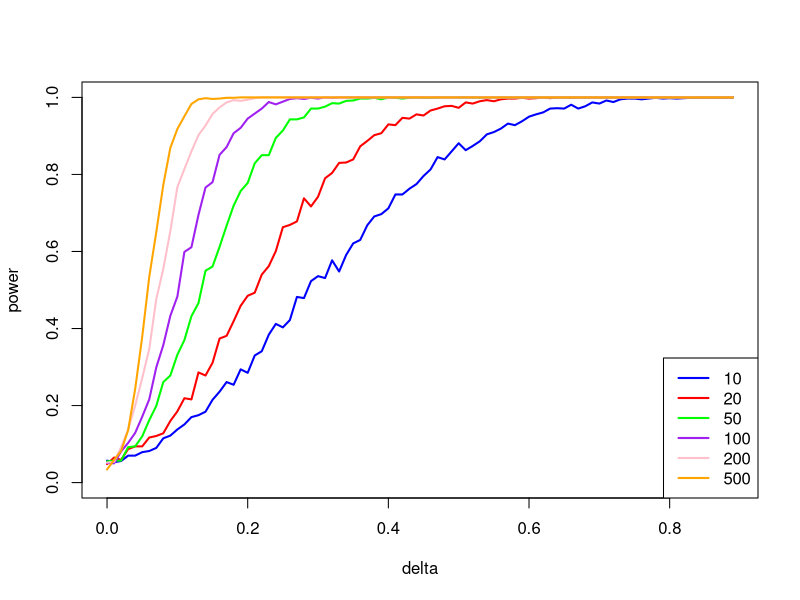

R code for this plot:
##results for 2-version DMDs, sudden change at last verions;
x <- (0:89)/100
y_10 <- c( 0.059, 0.046, 0.058, 0.058, 0.076, 0.074, 0.101, 0.094, 0.109, 0.112, 0.126, 0.145, 0.162, 0.192, 0.186, 0.211, 0.222, 0.246, 0.286, 0.287, 0.319, 0.352, 0.36, 0.36, 0.373, 0.416, 0.432, 0.447, 0.44, 0.5, 0.493, 0.523, 0.563, 0.578, 0.6, 0.629, 0.655, 0.644, 0.686, 0.709, 0.701, 0.719, 0.752, 0.763, 0.77, 0.805, 0.792, 0.841, 0.826, 0.863, 0.864, 0.866, 0.89, 0.89, 0.903, 0.908, 0.929, 0.928, 0.941, 0.951, 0.947, 0.961, 0.963, 0.968, 0.971, 0.979, 0.979, 0.977, 0.985, 0.987, 0.991, 0.987, 0.987, 0.997, 0.996, 0.998, 1, 0.99, 0.997, 0.999, 0.999, 1, 0.999, 1, 1, 1, 1, 1, 1, 1 )
y_20 <- c( 0.048, 0.049, 0.083, 0.069, 0.081, 0.091, 0.1, 0.126, 0.14, 0.171, 0.188, 0.2, 0.252, 0.302, 0.313, 0.339, 0.342, 0.379, 0.433, 0.493, 0.494, 0.5, 0.539, 0.602, 0.63, 0.622, 0.637, 0.708, 0.701, 0.766, 0.77, 0.792, 0.798, 0.832, 0.858, 0.857, 0.873, 0.876, 0.905, 0.899, 0.931, 0.919, 0.942, 0.951, 0.944, 0.967, 0.959, 0.97, 0.975, 0.979, 0.991, 0.985, 0.993, 0.995, 0.991, 0.996, 0.996, 0.996, 0.996, 1, 0.999, 0.999, 0.999, 0.999, 1, 1, 1, 1, 0.999, 1, 0.999, 1, 1, 1, 1, 1, 1, 1, 1, 1, 1, 1, 1, 1, 1, 1, 1, 1, 1, 1 )
y_50 <- c( 0.06, 0.069, 0.076, 0.082, 0.104, 0.154, 0.159, 0.201, 0.247, 0.32, 0.375, 0.392, 0.469, 0.463, 0.583, 0.612, 0.663, 0.714, 0.746, 0.753, 0.789, 0.843, 0.851, 0.893, 0.906, 0.939, 0.934, 0.951, 0.962, 0.957, 0.976, 0.977, 0.986, 0.993, 0.994, 0.996, 0.997, 0.993, 0.994, 0.998, 0.996, 1, 1, 1, 1, 1, 1, 1, 1, 1, 1, 1, 1, 1, 1, 1, 1, 1, 1, 1, 1, 1, 1, 1, 1, 1, 1, 1, 1, 1, 1, 1, 1, 1, 1, 1, 1, 1, 1, 1, 1, 1, 1, 1, 1, 1, 1, 1, 1, 1 )
y_100 <- c( 0.074, 0.081, 0.092, 0.108, 0.183, 0.228, 0.26, 0.332, 0.397, 0.472, 0.579, 0.625, 0.692, 0.744, 0.809, 0.837, 0.904, 0.911, 0.933, 0.961, 0.966, 0.974, 0.969, 0.988, 0.997, 0.99, 0.996, 0.999, 0.999, 0.998, 1, 1, 0.999, 1, 1, 1, 1, 1, 1, 1, 1, 1, 1, 1, 1, 1, 1, 1, 1, 1, 1, 1, 1, 1, 1, 1, 1, 1, 1, 1, 1, 1, 1, 1, 1, 1, 1, 1, 1, 1, 1, 1, 1, 1, 1, 1, 1, 1, 1, 1, 1, 1, 1, 1, 1, 1, 1, 1, 1, 1 )
y_200 <- c( 0.038, 0.062, 0.072, 0.109, 0.199, 0.239, 0.359, 0.492, 0.554, 0.669, 0.74, 0.79, 0.868, 0.912, 0.945, 0.976, 0.981, 0.986, 0.988, 0.999, 0.999, 1, 1, 0.999, 1, 1, 1, 1, 1, 1, 1, 1, 1, 1, 1, 1, 1, 1, 1, 1, 1, 1, 1, 1, 1, 1, 1, 1, 1, 1, 1, 1, 1, 1, 1, 1, 1, 1, 1, 1, 1, 1, 1, 1, 1, 1, 1, 1, 1, 1, 1, 1, 1, 1, 1, 1, 1, 1, 1, 1, 1, 1, 1, 1, 1, 1, 1, 1, 1, 1 )
y_500 <- c( 0.055, 0.067, 0.093, 0.205, 0.304, 0.444, 0.59, 0.703, 0.826, 0.902, 0.947, 0.974, 0.989, 0.995, 0.995, 0.997, 1, 1, 1, 1, 1, 1, 1, 1, 1, 1, 1, 1, 1, 1, 1, 1, 1, 1, 1, 1, 1, 1, 1, 1, 1, 1, 1, 1, 1, 1, 1, 1, 1, 1, 1, 1, 1, 1, 1, 1, 1, 1, 1, 1, 1, 1, 1, 1, 1, 1, 1, 1, 1, 1, 1, 1, 1, 1, 1, 1, 1, 1, 1, 1, 1, 1, 1, 1, 1, 1, 1, 1, 1, 1 )


y_10 <- c( 0.057, 0.053, 0.056, 0.07, 0.07, 0.079, 0.082, 0.09, 0.115, 0.122, 0.138, 0.151, 0.17, 0.175, 0.184, 0.215, 0.236, 0.261, 0.254, 0.294, 0.285, 0.33, 0.341, 0.384, 0.412, 0.403, 0.422, 0.482, 0.479, 0.523, 0.536, 0.531, 0.577, 0.548, 0.591, 0.621, 0.63, 0.668, 0.691, 0.697, 0.712, 0.748, 0.748, 0.763, 0.775, 0.796, 0.813, 0.845, 0.839, 0.86, 0.881, 0.863, 0.874, 0.886, 0.904, 0.91, 0.919, 0.932, 0.928, 0.938, 0.95, 0.956, 0.961, 0.971, 0.972, 0.971, 0.981, 0.971, 0.977, 0.987, 0.984, 0.992, 0.988, 0.995, 0.997, 0.997, 0.995, 0.997, 0.999, 0.997, 0.998, 0.997, 0.998, 0.999, 0.999, 1, 1, 1, 1, 1 )
y_20 <- c( 0.048, 0.065, 0.059, 0.087, 0.094, 0.094, 0.117, 0.121, 0.128, 0.16, 0.185, 0.219, 0.216, 0.286, 0.278, 0.311, 0.374, 0.381, 0.419, 0.459, 0.485, 0.493, 0.54, 0.562, 0.601, 0.663, 0.669, 0.678, 0.738, 0.717, 0.742, 0.79, 0.804, 0.83, 0.831, 0.839, 0.873, 0.887, 0.902, 0.907, 0.93, 0.928, 0.947, 0.945, 0.956, 0.953, 0.966, 0.971, 0.977, 0.978, 0.973, 0.987, 0.984, 0.99, 0.993, 0.99, 0.995, 0.997, 0.997, 0.999, 0.997, 0.998, 1, 0.998, 1, 1, 0.999, 1, 1, 1, 1, 1, 1, 1, 1, 1, 1, 1, 1, 1, 1, 1, 1, 1, 1, 1, 1, 1, 1, 1 )
y_50 <- c( 0.055, 0.057, 0.057, 0.092, 0.094, 0.12, 0.162, 0.199, 0.261, 0.278, 0.332, 0.37, 0.432, 0.466, 0.55, 0.561, 0.612, 0.667, 0.719, 0.757, 0.778, 0.829, 0.85, 0.85, 0.895, 0.914, 0.943, 0.943, 0.948, 0.971, 0.971, 0.976, 0.985, 0.984, 0.991, 0.992, 0.997, 0.997, 0.999, 0.995, 1, 0.999, 0.997, 0.999, 1, 0.999, 0.999, 1, 1, 1, 1, 1, 1, 0.999, 1, 1, 1, 1, 1, 1, 1, 1, 1, 1, 1, 1, 1, 1, 1, 1, 1, 1, 1, 1, 1, 1, 1, 1, 1, 1, 1, 1, 1, 1, 1, 1, 1, 1, 1, 1 )
y_100 <- c( 0.051, 0.05, 0.081, 0.103, 0.129, 0.171, 0.216, 0.299, 0.357, 0.433, 0.483, 0.599, 0.611, 0.695, 0.766, 0.78, 0.851, 0.871, 0.907, 0.921, 0.945, 0.958, 0.971, 0.988, 0.982, 0.989, 0.996, 0.998, 0.996, 0.999, 0.997, 1, 0.999, 1, 1, 1, 1, 1, 1, 1, 1, 1, 1, 1, 1, 1, 1, 1, 1, 1, 1, 1, 1, 1, 1, 1, 1, 1, 1, 1, 1, 1, 1, 1, 1, 1, 1, 1, 1, 1, 1, 1, 1, 1, 1, 1, 1, 1, 1, 1, 1, 1, 1, 1, 1, 1, 1, 1, 1, 1 )
y_200 <- c( 0.052, 0.054, 0.092, 0.137, 0.2, 0.271, 0.347, 0.476, 0.555, 0.653, 0.767, 0.814, 0.86, 0.902, 0.927, 0.957, 0.974, 0.987, 0.993, 0.991, 0.994, 0.998, 1, 1, 1, 1, 1, 1, 1, 1, 1, 1, 1, 1, 1, 1, 1, 1, 1, 1, 1, 1, 1, 1, 1, 1, 1, 1, 1, 1, 1, 1, 1, 1, 1, 1, 1, 1, 1, 1, 1, 1, 1, 1, 1, 1, 1, 1, 1, 1, 1, 1, 1, 1, 1, 1, 1, 1, 1, 1, 1, 1, 1, 1, 1, 1, 1, 1, 1, 1 )
y_500 <- c( 0.034, 0.059, 0.082, 0.136, 0.243, 0.378, 0.534, 0.65, 0.773, 0.869, 0.918, 0.951, 0.983, 0.995, 0.998, 0.996, 0.997, 0.999, 0.999, 1, 1, 1, 1, 1, 1, 1, 1, 1, 1, 1, 1, 1, 1, 1, 1, 1, 1, 1, 1, 1, 1, 1, 1, 1, 1, 1, 1, 1, 1, 1, 1, 1, 1, 1, 1, 1, 1, 1, 1, 1, 1, 1, 1, 1, 1, 1, 1, 1, 1, 1, 1, 1, 1, 1, 1, 1, 1, 1, 1, 1, 1, 1, 1, 1, 1, 1, 1, 1, 1, 1 )


plot(x, y_10, type = "l", col = "blue", lwd = 2,
     ylim = c(0, 1),
     xlab = "delta",
     ylab = "power",
     main = "")

lines(x, y_20, col = "red", lwd = 2)

lines(x, y_50, col = "green", lwd = 2)

lines(x, y_100, col = "purple", lwd = 2)

lines(x, y_200, col = "pink", lwd = 2)

lines(x, y_500, col = "orange", lwd = 2)


legend("bottomright",
       legend = c("10", "20", "50", "100", "200", "500"),
       col = c("blue", "red", "green", "purple", "pink", "orange"),
       lwd = 2)
